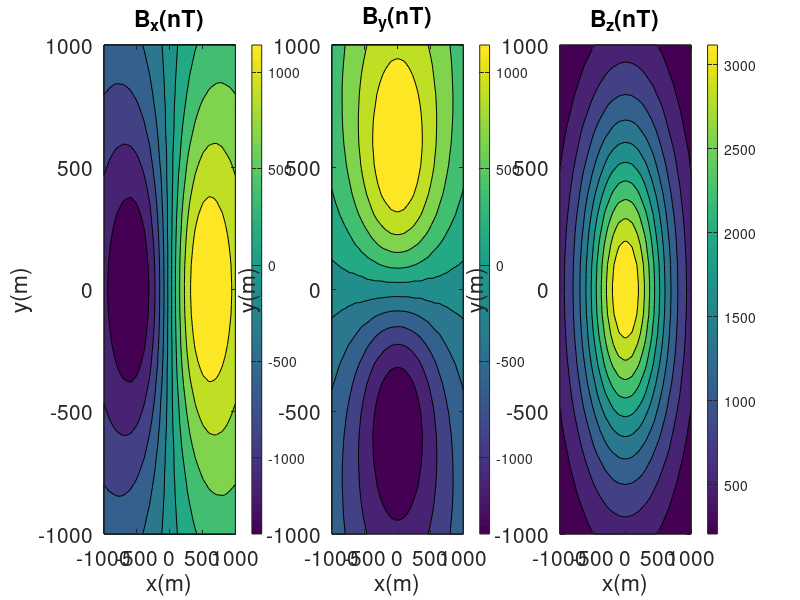

Source code (MATLAB):
clear;clc;close all;


%% Load in the result of Magnetic 
fid = fopen('B.dat','r');
    nextline2 = fgetl(fid);
    formatSpec = '%f %f %f %f %f %f %f ';
    size = [7,Inf];
    Data_Analytic = fscanf(fid,formatSpec,size);
fclose(fid);
Data_Analytic = Data_Analytic';
x = Data_Analytic(:,1);
y = Data_Analytic(:,2);
z = Data_Analytic(:,3);
U_Analytic = Data_Analytic(:,4);
Bx_Analytic = Data_Analytic(:,5);
By_Analytic = Data_Analytic(:,6);
Bz_Analytic = Data_Analytic(:,7);

%% plot
Linewidth = 2;
fontsize = 15;
markersize = 5;
m=50;
n=50;
% Comparsion of magnetic potential
figure('Position',[100,300,1300,250])
subplot(1,3,1)
XI=linspace(min(x),max(x),m); %divide X axis into m parts
YI=linspace(min(y),max(y),n); %divide Y axis into n parts
ZI=griddata(x,y,Bx_Analytic,XI,YI.'); %obtain the Z matrix
contourf(XI,YI,ZI);colorbar; %use commands imagesc to plot profile map
xlabel('x(m)')
ylabel('y(m)')
title('B_x(nT)')
set(gca,'fontsize',fontsize)

subplot(1,3,2)
XI=linspace(min(x),max(x),m); %divide X axis into m parts
YI=linspace(min(y),max(y),n); %divide Y axis into n parts
ZI=griddata(x,y,By_Analytic,XI,YI.'); %obtain the Z matrix
contourf(XI,YI,ZI);colorbar; %use commands imagesc to plot profile map
xlabel('x(m)')
ylabel('y(m)')
title('B_y(nT)')
set(gca,'fontsize',fontsize)

subplot(1,3,3)
XI=linspace(min(x),max(x),m); %divide X axis into m parts
YI=linspace(min(y),max(y),n); %divide Y axis into n parts
ZI=griddata(x,y,Bz_Analytic,XI,YI.'); %obtain the Z matrix
contourf(XI,YI,ZI);colorbar; %use commands imagesc to plot profile map
xlabel('x(m)')
ylabel('y(m)')
title('B_z(nT)')
set(gca,'fontsize',fontsize)

